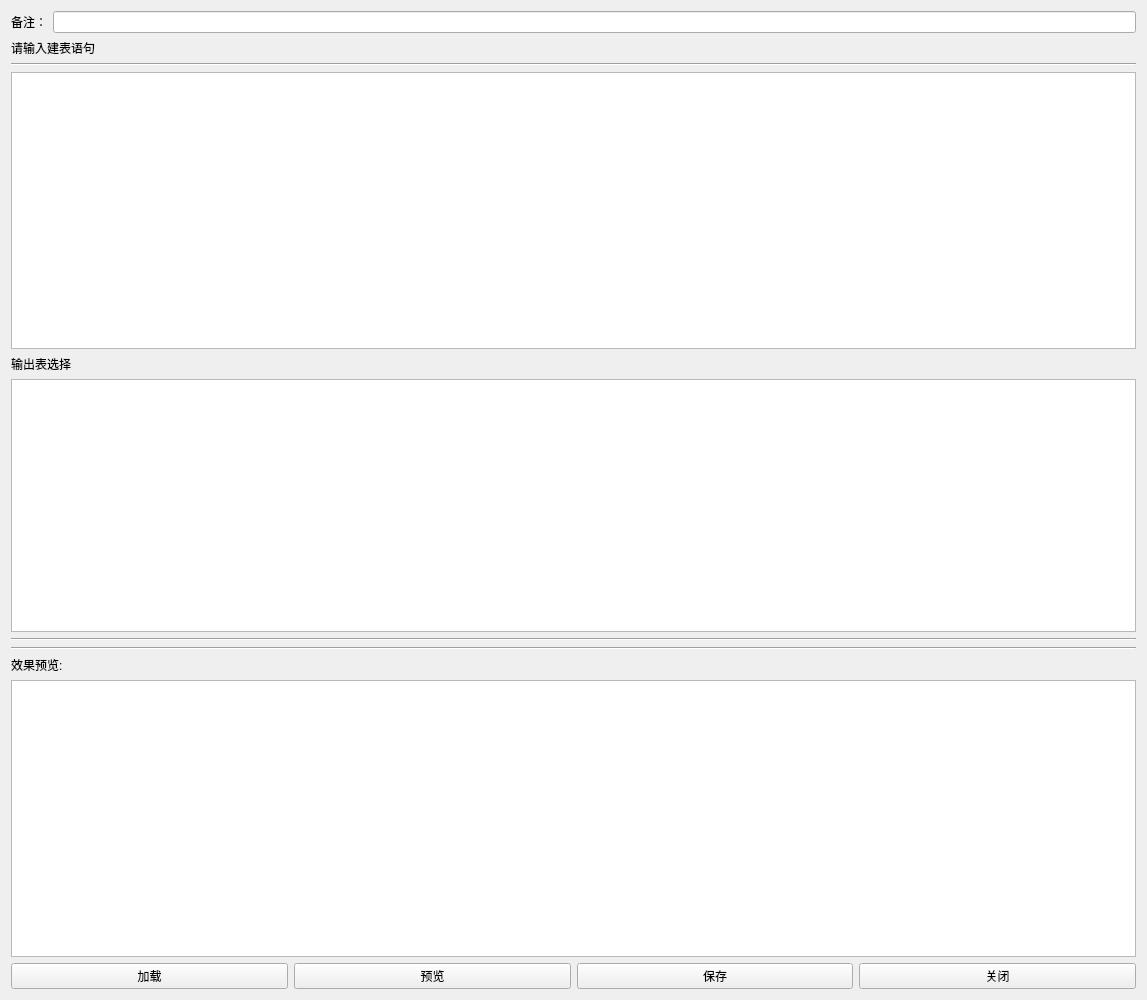
<?xml version="1.0" encoding="UTF-8"?>
<ui version="4.0">
 <class>add_table_by_ddl</class>
 <widget class="QWidget" name="add_table_by_ddl">
  <property name="windowModality">
   <enum>Qt::NonModal</enum>
  </property>
  <property name="geometry">
   <rect>
    <x>0</x>
    <y>0</y>
    <width>1147</width>
    <height>1000</height>
   </rect>
  </property>
  <property name="windowTitle">
   <string>新增表</string>
  </property>
  <layout class="QVBoxLayout" name="verticalLayout_2">
   <item>
    <layout class="QVBoxLayout" name="verticalLayout">
     <item>
      <layout class="QHBoxLayout" name="horizontalLayout">
       <item>
        <widget class="QLabel" name="label_4">
         <property name="text">
          <string>备注：</string>
         </property>
        </widget>
       </item>
       <item>
        <widget class="QLineEdit" name="li_bz"/>
       </item>
      </layout>
     </item>
     <item>
      <widget class="QLabel" name="label">
       <property name="text">
        <string>请输入建表语句</string>
       </property>
      </widget>
     </item>
     <item>
      <widget class="Line" name="line_4">
       <property name="orientation">
        <enum>Qt::Horizontal</enum>
       </property>
      </widget>
     </item>
     <item>
      <widget class="QTextEdit" name="tx_ddl"/>
     </item>
     <item>
      <layout class="QHBoxLayout" name="horizontalLayout_3">
       <item>
        <layout class="QVBoxLayout" name="verticalLayout_3">
         <item>
          <widget class="QLabel" name="label_2">
           <property name="text">
            <string>输出表选择</string>
           </property>
          </widget>
         </item>
         <item>
          <widget class="QTableView" name="tb_output"/>
         </item>
        </layout>
       </item>
      </layout>
     </item>
     <item>
      <widget class="Line" name="line">
       <property name="orientation">
        <enum>Qt::Horizontal</enum>
       </property>
      </widget>
     </item>
     <item>
      <widget class="Line" name="line_2">
       <property name="orientation">
        <enum>Qt::Horizontal</enum>
       </property>
      </widget>
     </item>
     <item>
      <widget class="QLabel" name="label_3">
       <property name="text">
        <string>效果预览:</string>
       </property>
      </widget>
     </item>
     <item>
      <widget class="QTextEdit" name="tx_sqldll"/>
     </item>
     <item>
      <layout class="QHBoxLayout" name="horizontalLayout_2">
       <item>
        <widget class="QPushButton" name="bt_jiazai">
         <property name="text">
          <string>加载</string>
         </property>
        </widget>
       </item>
       <item>
        <widget class="QPushButton" name="bt_yulan">
         <property name="text">
          <string>预览</string>
         </property>
        </widget>
       </item>
       <item>
        <widget class="QPushButton" name="bt_submit">
         <property name="text">
          <string>保存</string>
         </property>
        </widget>
       </item>
       <item>
        <widget class="QPushButton" name="bt_close">
         <property name="text">
          <string>关闭</string>
         </property>
        </widget>
       </item>
      </layout>
     </item>
    </layout>
   </item>
  </layout>
 </widget>
 <resources/>
 <connections/>
</ui>
